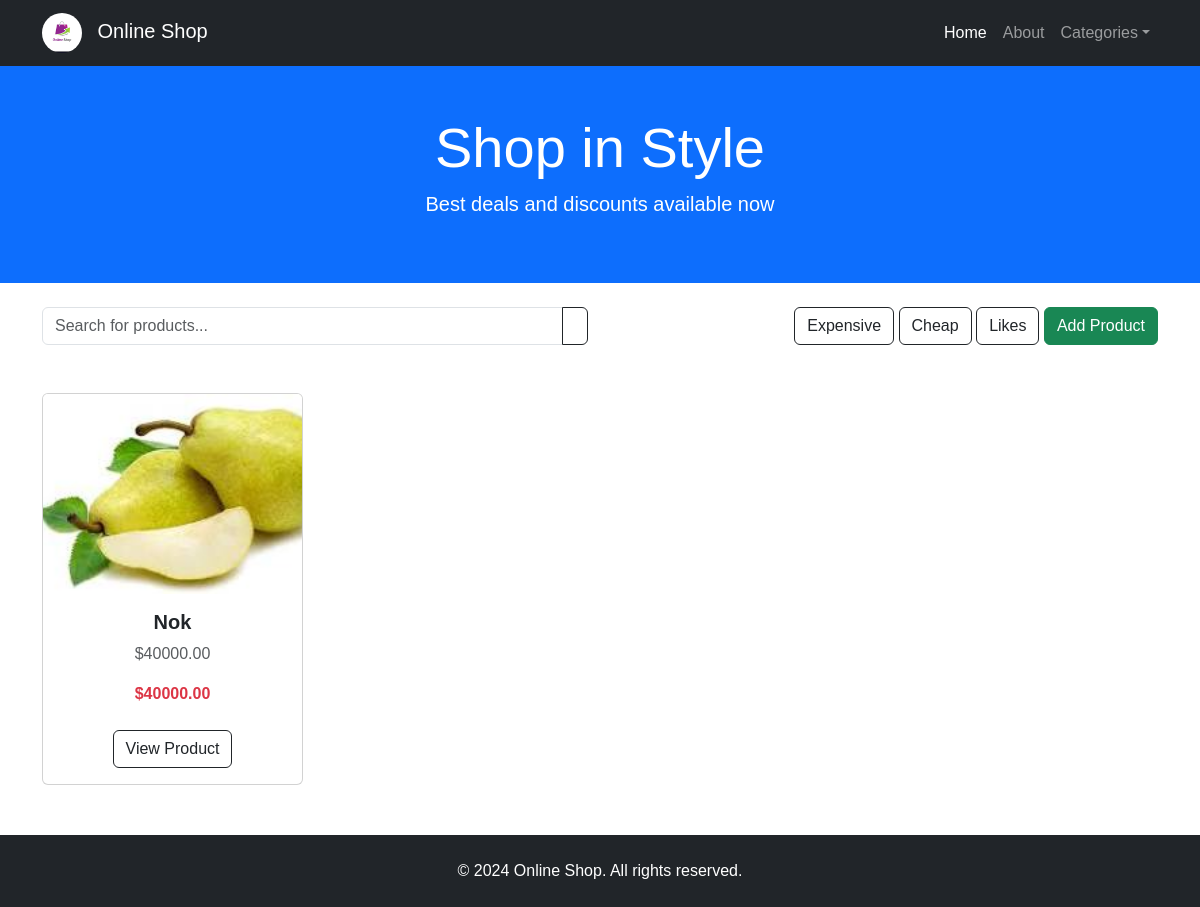
Page /shop/home/ on the earlier database version.
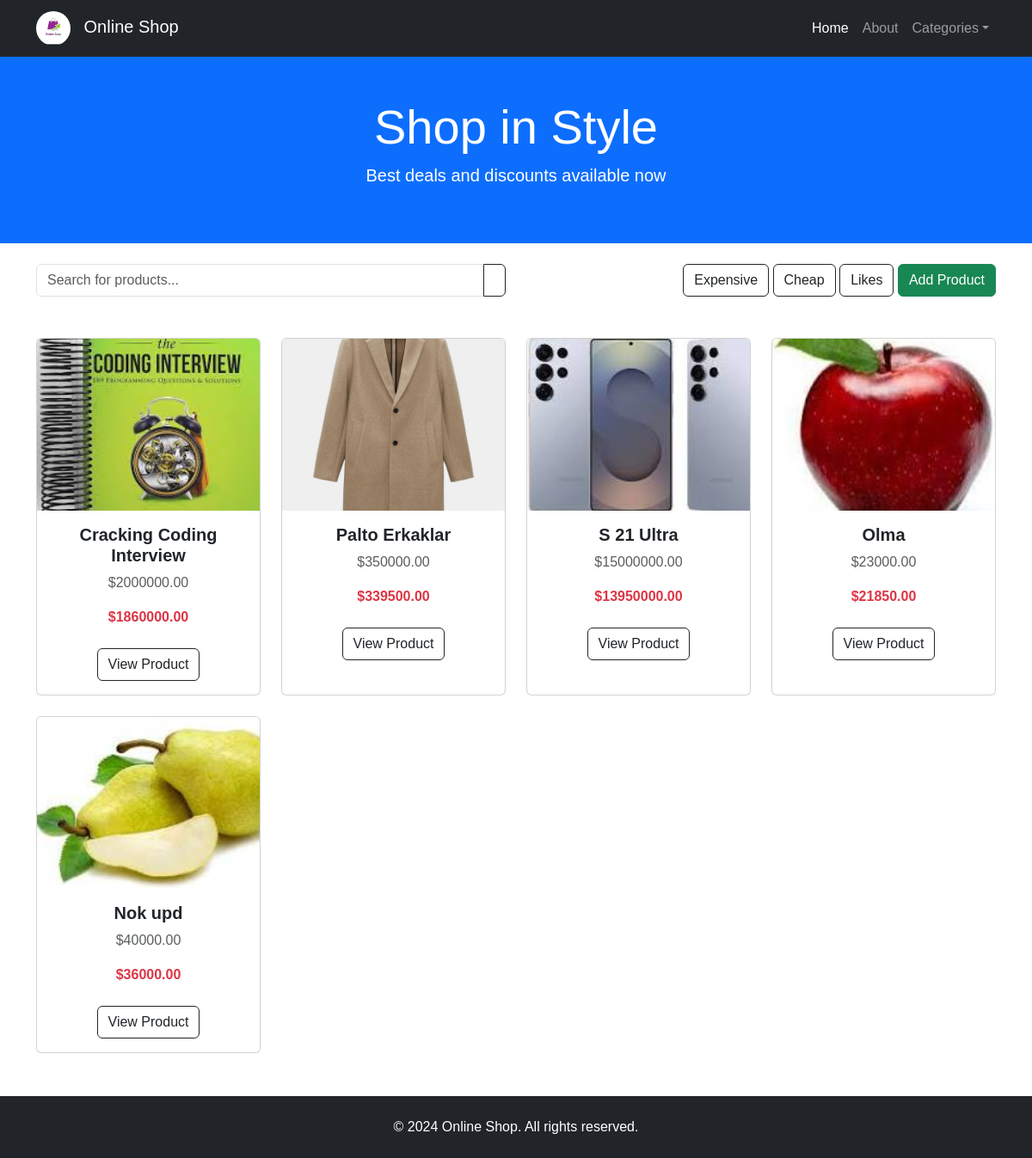
Same page on the later database version.
### shop/models.py (models this page shows, shortened)
class BaseModel(models.Model):
    created_at = models.DateTimeField(auto_now_add=True)
    updated_at = models.DateTimeField(auto_now=True)
    class Meta:
        abstract = True

class Product(BaseModel):
    class RatingChoice(models.IntegerChoices):
        ONE = 1
        TWO = 2
        THREE = 3
        FOUR = 4
        FIVE = 5
    name = models.CharField(max_length=255, unique=True)
    description = models.TextField(null=True, blank=True)
    price = models.DecimalField(max_digits=14, decimal_places=2)
    image = models.ImageField(upload_to='images/')
    discount = models.PositiveIntegerField(default=0)
    category = models.ForeignKey(Category, on_delete=models.CASCADE, related_name='products')
    rating = models.PositiveIntegerField(choices=RatingChoice.choices, default=RatingChoice.ONE.value)
    quantity = models.PositiveIntegerField(default=1)
    @property
    def discounted_price(self):
        if self.discount > 0:
            self.price = self.price * Decimal(1 - self.discount / 100)
        return Decimal(f'{self.price}').quantize(Decimal('0.00'))

### shop/views.py (the view)
# urls.py: path('home/', index, name='index'),
def index(request):
    query = request.GET.get('q', '')
    products = Product.objects.all().order_by('-updated_at')
    if query:
        products = Product.objects.filter(name__icontains=query)
    categories = Category.objects.all().order_by('-updated_at')
    return render(request, 'shop/home.html',  context={'products': products, 'categories': categories})

### shop/templates/shop/home.html (shortened to what this page needs)
{% load static %}
<!DOCTYPE html>
<html lang="en">
<head>
    <link href="https://cdn.jsdelivr.net/npm/bootstrap@5.3.0/dist/css/bootstrap.min.css" rel="stylesheet">
    <link href="{% static 'css/styles.css' %}" rel="stylesheet">
</head>
<body>
<nav class="navbar navbar-expand-lg navbar-dark bg-dark">
    <div class="container">
        <a class="navbar-brand" href="{% url 'index' %}">
            <img src="{% static 'shop/assets/logo.png' %}" alt="Logo" height="40" class="rounded-circle">
            Online Shop
        </a>
        <div class="collapse navbar-collapse" id="navbarNav">
            <ul class="navbar-nav ms-auto">
                <li class="nav-item"><a class="nav-link active" href="{% url 'index' %}">Home</a></li>
                <li class="nav-item"><a class="nav-link" href="#">About</a></li>
                <li class="nav-item dropdown">
                    <a class="nav-link dropdown-toggle" href="#" data-bs-toggle="dropdown">Categories</a>
                </li>
            </ul>
        </div>
    </div>
</nav>
<header class="bg-primary text-white text-center py-5">
    <div class="container">
        <h1 class="display-4">Shop in Style</h1>
        <p class="lead">Best deals and discounts available now</p>
    </div>
</header>
<div class="container mt-4">
    <div class="row">
        <div class="col-md-6">
            <form class="input-group">
                <input type="text" name="q" class="form-control" placeholder="Search for products...">
                <button class="btn btn-outline-dark" type="submit">
                </button>
            </form>
        </div>
        <div class="col-md-6 text-md-end mt-2 mt-md-0">
            <a class="btn btn-outline-dark" href="#">Expensive</a>
            <a class="btn btn-outline-dark" href="#">Cheap</a>
            <a class="btn btn-outline-dark" href="#">Likes</a>
            <a href="{% url 'product_create' %}" class="btn btn-success">Add Product</a>
        </div>
    </div>
</div>
<section class="container mt-5">
    <div class="row g-4">
        {% for product in products %}
        <div class="col-sm-6 col-md-4 col-lg-3">
            <div class="card h-100">
                <img src="{{ product.image.url }}" class="card-img-top" alt="{{ product.name }}">
                <div class="card-body text-center">
                    <h5 class="fw-bold">{{ product.name }}</h5>
                    <p class="text-muted">${{ product.price }}</p>
                    <p class="fw-bold text-danger">${{ product.discounted_price }}</p>
                    <a href="{% url 'product_detail' product.id %}" class="btn btn-outline-dark mt-2">View Product</a>
                </div>
            </div>
        </div>
        {% empty %}
            <p class="text-center">No products found.</p>
        {% endfor %}
    </div>
</section>
<footer class="bg-dark text-white text-center py-4">
    <p class="mb-0">&copy; 2024 Online Shop. All rights reserved.</p>
</footer>
</body>
</html>

### shop/static/shop/css/styles.css (style rules this page uses)
body { font-family: 'Arial', sans-serif; }
.navbar-brand img { margin-right: 10px; }
.card { transition: transform 0.3s ease-in-out; }
.card img { height: 200px; object-fit: cover; }
footer { margin-top: 50px; }

Differences in the rows shown:
added Product: image (picture), name "Cracking Coding Interview", price "2000000.00", discounted_price "1860000.00"
added Product: image (picture), name "Palto Erkaklar", price "350000.00", discounted_price "339500.00"
added Product: image (picture), name "S 21 Ultra", price "15000000.00", discounted_price "13950000.00"
added Product: image (picture), name "Olma", price "23000.00", discounted_price "21850.00"
changed Product: name "Nok" → "Nok upd"; discounted_price "40000.00" → "36000.00"
